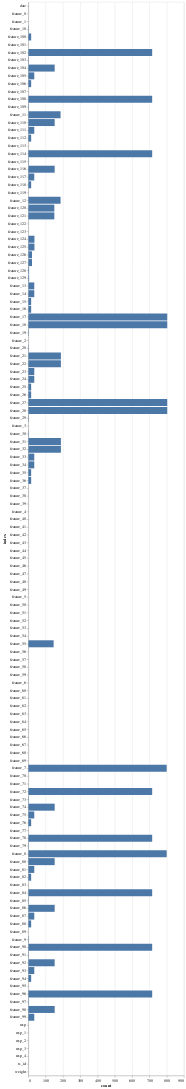

Notebook code cell kept with this figure:
### Code cell
chart

### Figure 1 — Vega-Lite specification as saved in the notebook (floating-point values rounded to 4 significant figures; data arrays with more than 128 entries replaced by an {"elided": "..."} marker saying what was removed)
{"config": {"view": {"continuousWidth": 400, "continuousHeight": 300}}, "data": {"name": "data-1f8865342641bac7a466b83ec462719b"}, "mark": "bar", "encoding": {"x": {"type": "quantitative", "field": "count"}, "y": {"type": "nominal", "field": "index"}}, "$schema": "https://vega.github.io/schema/vega-lite/v4.8.1.json", "datasets": {"data-1f8865342641bac7a466b83ec462719b": {"elided": "138 records"}}}
